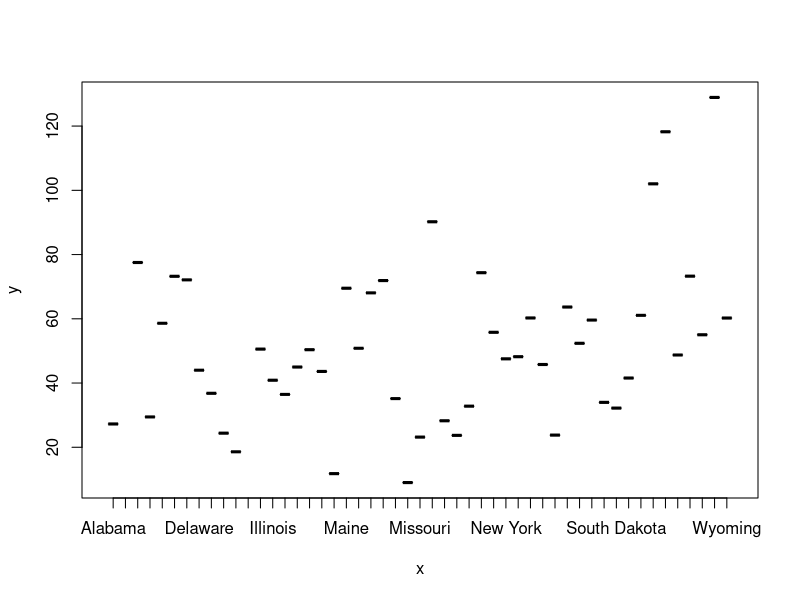
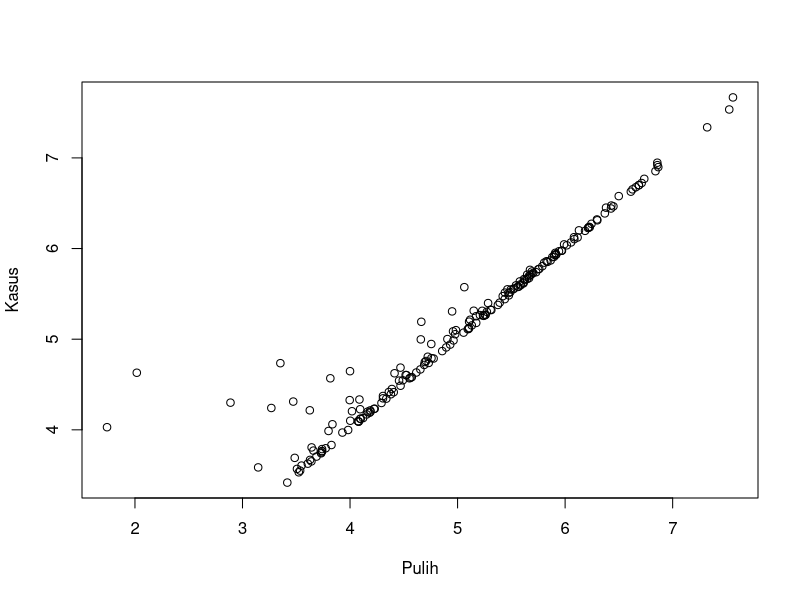

Generate these figures, in order, with R:
## ---- chunk 1
knitr::opts_chunk$set(echo = TRUE)
## ---- chunk 2
library(dslabs)
library(dplyr)
data(us_contagious_diseases)
## ---- chunk 3
names(us_contagious_diseases)
## ---- chunk 4
class(us_contagious_diseases$disease)
## ---- chunk 5
ambil_data<-data.frame(us_contagious_diseases[us_contagious_diseases$disease == "Rubella",])
data_baru = data.frame(ambil_data[ambil_data$year >= 2000,])
head(data_baru[order(data_baru$count, decreasing = TRUE),],n=10)
## ---- chunk 6
data_kategori <- us_contagious_diseases
data_kategori %>%
  mutate(kategori = case_when(count < 500 ~ "Biasa", count > 2000 ~ "Azab", TRUE ~ "Cobaan"))%>%

head(data_kategori, n=10)
## ---- chunk 7
data_baru <- mutate(us_contagious_diseases, kategori = case_when(count < 500 ~ "Biasa", count > 2000 ~ "Azab", TRUE ~ "Cobaan"), rate = count/population*100000)
                    
head(data_baru, n=10)
## ---- chunk 8
kelompok.data <- data_baru %>% group_by(state) %>% summarize(rata_rata = mean(rate))
kelompok.data
## ---- chunk 9
daftar_negara<-kelompok.data$state
rata<-kelompok.data$rata_rata
plot(daftar_negara,rata)
## ---- chunk 10
dataset_covid = read.csv("worldwide_covid_data.csv")
dataset_covid
## ---- chunk 11
str(dataset_covid)
## ---- chunk 12
cov<-order(dataset_covid$Total_Cases, decreasing = TRUE)
dataset_covid$Country[cov][1:10]
## ---- chunk 13
dataset_covid <- data.frame(dataset_covid, Rate_Deaths = dataset_covid$Total_Deaths/dataset_covid$Total_Cases)
dataset_covid
## ---- chunk 14
dataset_covid$Country[which.max(dataset_covid$Rate_Deaths)]
dataset_covid$Country[which.min(dataset_covid$Rate_Deaths)]
## ---- chunk 15
Pulih<-log10(dataset_covid$Total_Recovered)
Kasus<-log10(dataset_covid$Total_Cases)
plot(Pulih,Kasus)
